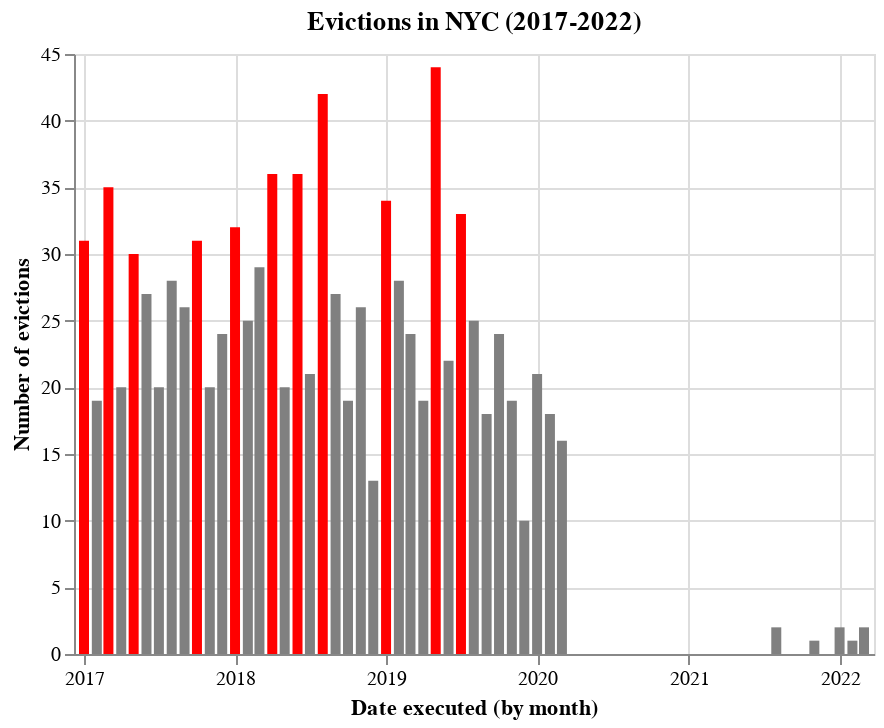

The notebook cell saved with this chart:
### Markdown cell above
We can also implement conditional coloring using Altair's `alt.condition()` syntax. Normally, we can write:

```
color=alt.condition(
        ((alt.datum.data_field condition)),
        alt.value('color_if_condition_is_true'),
        alt.value('color_if_condition_is_false')
     )
```
However, because the datum (or data field) that we want to condition on, counts(), is not in the dataset, we'll have to use Pandas to create a new dataset with this value. (We could also have used this method before, instead of using Altair's `count()`. If you continue working with Pandas, its aggregation functions and `group_by()` function are worth exploring.) 

Don't worry if not everything in this example clicks right away—this is just to give you a feel for some of the data manipulation and visualization possibilities using Pandas and Altair.

### Code cell
# Conditional color-coding using Pandas

# Instantiate a new dataframe with columns "date" and "count"
new_df = pd.DataFrame(columns = ["date", "count"])

# Fill the new dataframe with values aggregated from the eviction dataframe
new_df["count"] = eviction_df["year_month"].value_counts().to_frame()
new_df["date"] = new_df.index # The above Pandas method .value_counts() returns a Series object, where data is the index. Convert this index to a column.

# Check new dataframe
print(new_df.head())

# Use Altair to implement conditional coloring
highlighted_evictions = alt.Chart(new_df, title="Evictions in NYC (2017-2022)").mark_bar().encode(
     x = alt.X('date:T', axis=alt.Axis(title="Date executed (by month)")),
     y = alt.Y('count', axis=alt.Axis(title="Number of evictions")),
     color=alt.condition(
        ((alt.datum.count >= 30)), # If number of evictions/month >= 30:
        alt.value('red'),     # Highlight that bar in red.
        alt.value('gray')   # Else: keep that bar gray.
     )
    )

highlighted_evictions

### Figure 1 — Vega-Lite specification as saved in the notebook (floating-point values rounded to 4 significant figures)
{"config": {"view": {"continuousWidth": 400, "continuousHeight": 300}}, "data": {"name": "data-4e9e885e71c9455d0a9ae64ed2a0061e"}, "mark": "bar", "encoding": {"color": {"condition": {"value": "red", "test": "(datum.count >= 30)"}, "value": "gray"}, "x": {"axis": {"title": "Date executed (by month)"}, "field": "date", "type": "temporal"}, "y": {"axis": {"title": "Number of evictions"}, "field": "count", "type": "quantitative"}}, "title": "Evictions in NYC (2017-2022)", "$schema": "https://vega.github.io/schema/vega-lite/v4.17.0.json", "datasets": {"data-4e9e885e71c9455d0a9ae64ed2a0061e": [{"date": "2019/5", "count": 44}, {"date": "2018/8", "count": 42}, {"date": "2018/6", "count": 36}, {"date": "2018/4", "count": 36}, {"date": "2017/3", "count": 35}, {"date": "2019/1", "count": 34}, {"date": "2019/7", "count": 33}, {"date": "2018/1", "count": 32}, {"date": "2017/10", "count": 31}, {"date": "2017/1", "count": 31}, {"date": "2017/5", "count": 30}, {"date": "2018/3", "count": 29}, {"date": "2017/8", "count": 28}, {"date": "2019/2", "count": 28}, {"date": "2017/6", "count": 27}, {"date": "2018/9", "count": 27}, {"date": "2018/11", "count": 26}, {"date": "2017/9", "count": 26}, {"date": "2018/2", "count": 25}, {"date": "2019/8", "count": 25}, {"date": "2019/3", "count": 24}, {"date": "2019/10", "count": 24}, {"date": "2017/12", "count": 24}, {"date": "2019/6", "count": 22}, {"date": "2018/7", "count": 21}, {"date": "2020/1", "count": 21}, {"date": "2017/4", "count": 20}, {"date": "2017/7", "count": 20}, {"date": "2017/11", "count": 20}, {"date": "2018/5", "count": 20}, {"date": "2019/4", "count": 19}, {"date": "2018/10", "count": 19}, {"date": "2017/2", "count": 19}, {"date": "2019/11", "count": 19}, {"date": "2019/9", "count": 18}, {"date": "2020/2", "count": 18}, {"date": "2020/3", "count": 16}, {"date": "2018/12", "count": 13}, {"date": "2019/12", "count": 10}, {"date": "2021/8", "count": 2}, {"date": "2022/3", "count": 2}, {"date": "2022/1", "count": 2}, {"date": "2022/2", "count": 1}, {"date": "2021/11", "count": 1}]}}
